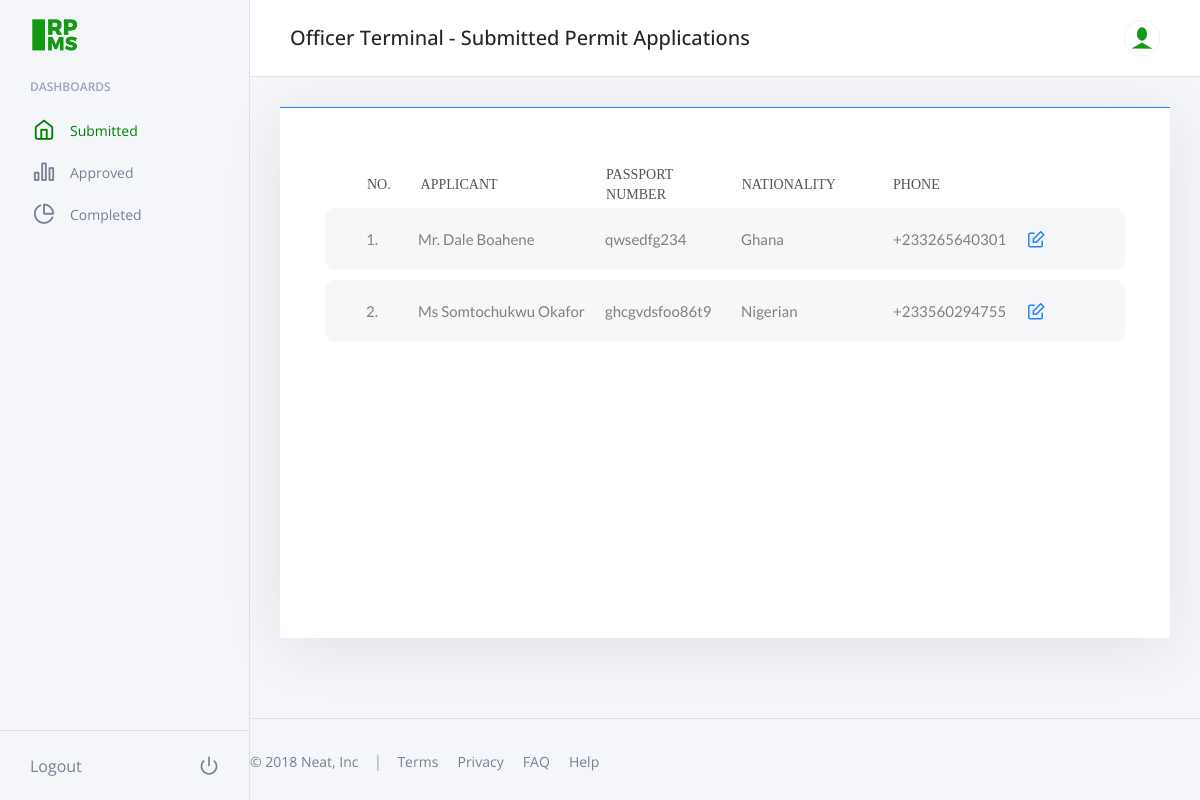
Screenshot of /admin/submitted.php (signed in) with the database file from the repository.
### tables this page shows
CREATE TABLE `permits_table` (
  `permit_id` int(11) NOT NULL,
  `user_id` int(100) NOT NULL,
  `user_email` varchar(255) NOT NULL,
  `user_firstname` varchar(20) NOT NULL,
  `user_lastname` varchar(25) NOT NULL,
  `user_title` varchar(5) NOT NULL,
  `previous_name` varchar(255) DEFAULT NULL,
  `user_passport` varchar(255) NOT NULL,
  `issue_date` date NOT NULL,
  `issue_place` varchar(255) NOT NULL,
  `expiry_date` date NOT NULL,
  `nationality` varchar(50) NOT NULL,
  `birth_date` date NOT NULL,
  `birth_place` varchar(255) NOT NULL,
  `local_address` varchar(255) NOT NULL,
  `phone` int(15) NOT NULL,
  `foreign_address` varchar(255) NOT NULL,
  `closest_relative` varchar(255) DEFAULT NULL,
  `edu_qualifications` varchar(255) DEFAULT NULL,
  `profession` varchar(75) NOT NULL,
  `profession_address` varchar(255) NOT NULL,
  `employer_name` varchar(255) DEFAULT NULL,
  `first_arrival_date` date DEFAULT NULL,
  `latest_arrival_date` date NOT NULL,
  `previous_expiry` date DEFAULT NULL,
  `apply_reason` varchar(500) NOT NULL,
  `proposed_stay_length` varchar(100) NOT NULL,
  `marital_status` varchar(20) DEFAULT NULL,
  `spouse_name` varchar(255) DEFAULT NULL,
  `spouse_nationality` varchar(100) DEFAULT NULL,
  `spouse_place_of_birth` varchar(100) DEFAULT NULL,
  `spouse_date_of_birth` date DEFAULT NULL,
  `curr_status` varchar(50) NOT NULL DEFAULT 'Submitted',
  `apply_date` date NOT NULL DEFAULT current_timestamp(),
  `pass_image` varchar(255) DEFAULT NULL,
  `pass_data` varchar(255) DEFAULT NULL,
  `letter` varchar(255) DEFAULT NULL
);

### admin/submitted.php (the view, shortened to what this page needs)
<!doctype html>
<html lang="en">
<head>
    <link rel="stylesheet" href="../css/custom.css" type="text/css">
    <link rel="stylesheet" href="../css/neat.minc619.css?v=1.0">
  	<link rel="stylesheet" type="text/css" href="../fonts/table/font-awesome-4.7.0/css/font-awesome.min.css">
    <link rel="stylesheet" href="../css/table/animate.css">
    <link rel="stylesheet" href="../css/table/select2.css">
    <link rel="stylesheet" href="../css/table/scroll/perfect-scrollbar.css">
    <link rel="stylesheet" href="../css/table/main.css?v=1.0">
    <link rel="stylesheet" href="../css/table/util.css">
    <link rel="stylesheet" href="../css/styles.css?v=1.0">
</head>
<body>
  <div class="o-page">
    <div class="o-page__sidebar js-page-sidebar">
      <aside class="c-sidebar">
        <div class="c-sidebar__brand">
          <a href="#"><img src="../img/rpms-green.png" alt="RPMS" style="height: 36px;"></a>
        </div>
        <div class="c-sidebar__body">
          <span class="c-sidebar__title">Dashboards</span>
          <ul class="c-sidebar__list">
            <li>
              <a class="c-sidebar__link" href="submitted.php" style="color: green">
                <i class="c-sidebar__icon feather icon-home"></i>Submitted
              </a>
            </li>
            <li>
              <a class="c-sidebar__link" href="./approved.php">
                <i class="c-sidebar__icon feather icon-bar-chart-2"></i>Approved
              </a>
            </li>
            <li>
              <a class="c-sidebar__link" href="./complete.php">
                <i class="c-sidebar__icon feather icon-pie-chart"></i>Completed
              </a>
            </li>
          </ul>
				</div>
        <a class="c-sidebar__footer" href="../pconfig/logout.php">
          Logout <i class="c-sidebar__footer-icon feather icon-power"></i></a>
      </aside>
    </div>
    <main class="o-page__content">
      <header class="c-navbar u-mb-medium">
        <h2 class="c-navbar__title">Officer Terminal - Submitted Permit Applications</h2>
        <div class="c-dropdown dropdown">
          <div class="c-avatar c-avatar--xsmall dropdown-toggle" id="dropdownMenuAvatar" data-toggle="dropdown" aria-haspopup="true" aria-expanded="false" role="button">
            <img class="c-avatar__img" src="../img/avatar.svg" alt="Admin">
          </div>
        </div>
      </header>
      <div class="container">
        <div class="col-md-12" >
          <div class="c-alert c-alert--info u-mb-medium">
          	<div class="container" style="min-width: 320px; align-items:center;">
                <div class="table100 ver5 m-b-110">
                <?php
                  try{
                    require_once("../pconfig/config.php");
                    $conn->setAttribute(PDO::ATTR_ERRMODE, PDO::ERRMODE_EXCEPTION);
                    $sql = "SELECT * FROM permits_table WHERE curr_status = \"Submitted\" ORDER BY permit_id";
                    $res = $conn->query($sql);
                      if($res->rowCount() > 0){
                        echo '<div class="table100-head">
                                <table>
                                  <thead>
                                    <tr class="row100 head" style="text-align: left; text-fill: #00ff00;">
                                      <th class="cell100 column1">No.</th>
                                      <th class="cell100 column2">Applicant</th>
                                      <th class="cell100 column3">Passport Number</th>
                                      <th class="cell100 column4">Nationality</th>
                                      <th class="cell100 column5">Phone</th>
                                      <th class="cell100 column6"></th>
                                    </tr>
                                  </thead>
                                </table>
                              </div>
                              <div class="table100-body js-pscroll ps ps--active-y" style="min-height:300px;">
                                  <table>
                                    <tbody>
                                      ';
                              $i = 0;
                        while($row = $res->fetch(PDO::FETCH_ASSOC)){
                          echo '<tr id="'.$row['permit_id'].'" class="row100 body" onclick="show_hide_row(\'hidden_row'.$row['permit_id'].'\');" >
                                        <td class="cell100 column1">'.++$i.'.</td>
                                        <td class="cell100 column2">'.$row['user_title'].' '.$row['user_firstname'].' '.$row['user_lastname'].'</td>
                                        <td class="cell100 column3">'.$row['user_passport'].'</td>
                                        <td class="cell100 column4">'.$row['nationality'].'</td>
                                        <td class="cell100 column5">+233'.$row['phone'].'</td>
                                        <td class="cell100 column6 c-dropdown dropdown" style="width: 100%">
                                          <span class="c-icon c-icon--medium u-md-small dropdown-toggle" id="'.$row['permit_id'].'" data-toggle="dropdown" aria-haspopup="true" aria-expanded="false" role="button">
                                            <i class="feather icon-edit"></i>
                                          <div class="c-dropdown__menu has-arrow dropdown-menu dropdown-menu-right" aria-labelledby="'.$row['permit_id'].'">
                                            <li class="c-dropdown__item dropdown-item" onclick="modify_row('.$row['permit_id'].',\'app_'.$row['permit_id'].'\')" id="app_'.$row['permit_id'].'" data-value="Approve">Approve</li>
                                            <li class="c-dropdown__item dropdown-item" onclick="modify_row('.$row['permit_id'].',\'com_'.$row['permit_id'].'\')" id="com_'.$row['permit_id'].'" data-value="Complete">Complete</li>
                                            <li class="c-dropdown__item dropdown-item" onclick="modify_row('.$row['permit_id'].',\'rej_'.$row['permit_id'].'\')" id="rej_'.$row['permit_id'].'" data-value="Reject">Reject</li>
                                          </div>
                                          </span>
                                        </td><tr id="hidden_row'.$row['permit_id'].'" class="hidden_row show">
                                        <td class="show" colspan=4>
                                          <div>
                                            <span style="color: black; font-size: 16px;">Passport Picture: </span><img style="height: 100px;" src="'.$row['pass_image'].'"/><br/>
                                            <span style="color: black; font-size: 16px;">Passport Data: </span><img style="height: 100px;" src="'.$row['pass_data'].'"/><br/>
                                            <span style="color: black; font-size: 16px;">Letter: </span><a href="'.$row['letter'].'" download="Application request letter">Download the Letter</a><br/>
                                            <span style="color: black; font-size: 16px;">Name: </span><span style="color: #555; font-size: 14px;">'.$row['user_title'].' '.$row['user_firstname'].' '.$row['user_lastname'].'</span><br/>
                                            <span style="color: black; font-size: 16px;">Email: </span><span style="color: #555; font-size: 14px;">'.$row['user_email'].'</span><br/>
                                            <span style="color: black; font-size: 16px;">Previous Name: </span><span style="color: #555; font-size: 14px;">'.$row['previous_name'].'</span><br/>
                                            <span style="color: black; font-size: 16px;">Passport Number: </span><span style="color: #555; font-size: 14px;">'.$row['user_passport'].'</span><br/>
                                            <span style="color: black; font-size: 16px;">Passport Issue Date: </span><span style="color: #555; font-size: 14px;">'.$row['issue_date'].'</span><br/>
                                            <span style="color: black; font-size: 16px;">Passport Issue Place:  </span><span style="color: #555; font-size: 14px;">'.$row['issue_place'].'</span><br/>
                                            <span style="color: black; font-size: 16px;">Passport Expiry Date: </span><span style="color: #555; font-size: 14px;">'.$row['expiry_date'].'</span><br/>
                                            <span style="color: black; font-size: 16px;">Nationality: </span><span style="color: #555; font-size: 14px;">'.$row['nationality'].'</span><br/>
                                            <span style="color: black; font-size: 16px;">Date of Birth: </span><span style="color: #555; font-size: 14px;">'.$row['birth_date'].'</span><br/>
                                            <span style="color: black; font-size: 16px;">Place of Birth: </span><span style="color: #555; font-size: 14px;">'.$row['birth_place'].'</span><br/>
                                            <span style="color: black; font-size: 16px;">Local Address: </span><span style="color: #555; font-size: 14px;">'.$row['local_address'].'</span><br/>
                                            <span style="color: black; font-size: 16px;">Phone Number: </span><span style="color: #555; font-size: 14px;">'.$row['phone'].'</span><br/>
                                            <span style="color: black; font-size: 16px;">Foreign Address: </span><span style="color: #555; font-size: 14px;">'.$row['foreign_address'].'</span><br/>
                                            <span style="color: black; font-size: 16px;">Closest Relative: </span><span style="color: #555; font-size: 14px;">'.$row['closest_relative'].'</span><br/>
                                            <span style="color: black; font-size: 16px;">Educational Qualifications: </span><span style="color: #555; font-size: 14px;">'.$row['edu_qualifications'].'</span><br/>
                                            <span style="color: black; font-size: 16px;">Profession: </span><span style="color: #555; font-size: 14px;">'.$row['profession'].'</span><br/>
                                            <span style="color: black; font-size: 16px;">Work/Institution Adddress: </span><span style="color: #555; font-size: 14px;">'.$row['profession_address'].'</span><br/>
                                            <span style="color: black; font-size: 16px;">Employer Name: </span><span style="color: #555; font-size: 14px;">'.$row['employer_name'].'</span><br/>
                                            <span style="color: black; font-size: 16px;">First Arrival Date: </span><span style="color: #555; font-size: 14px;">'.$row['first_arrival_date'].'</span><br/>
                                            <span style="color: black; font-size: 16px;">Latest Arrival Date: </span><span style="color: #555; font-size: 14px;">'.$row['latest_arrival_date'].'</span><br/>
                                            <span style="color: black; font-size: 16px;">Previous Expiry Date: </span><span style="color: #555; font-size: 14px;">'.$row['previous_expiry'].'</span><br/>
                                            <span style="color: black; font-size: 16px;">Reason for Application: </span><span style="color: #555; font-size: 14px;">'.$row['apply_reason'].'</span><br/>
                                            <span style="color: black; font-size: 16px;">Proposed Length of Stay(Years): </span><span style="color: #555; font-size: 14px;">'.$row['proposed_stay_length'].'</span><br/>
                                            <span style="color: black; font-size: 16px;">Marital Status: </span><span style="color: #555; font-size: 14px;">'.$row['marital_status'].'</span>';
                        }
                          echo '
                                    </tbody>
                                  </table>
                                </div><div class="ps__rail-y" style="top: 0; height: 0; right: 0px;"><div class="ps__thumb-y" tabindex="0" style="top: 0px; height: 0px;"></div></div>';
                      } else{echo "There are currently no submitted applications.";}
                  }catch(PDOException $e){
                      echo "<script type='text/javascript'>alert('".$e->getMessage()."');</script>";
                  }
                ?>
                </div>
              </div>
	          </div>
	        </div>
        </div>
	      <div class="row">
          <div class="col-12">
	            <footer class="c-footer">
	              <p>© 2018 Neat, Inc</p>
	              <span class="c-footer__divider">|</span>
	              <nav>
	                <a class="c-footer__link" href="#">Terms</a>
	                <a class="c-footer__link" href="#">Privacy</a>
	                <a class="c-footer__link" href="#">FAQ</a>
	                <a class="c-footer__link" href="#">Help</a>
	              </nav>
	            </footer>
	          </div>
	      </div>
		</div>
</body>
</html>

### rows the page displays
permits_table: user_title "Mr.", user_firstname "Dale", user_lastname "Boahene", user_passport "qwsedfg234", nationality "Ghana", phone "265640301"
permits_table: user_title "Ms", user_firstname "Somtochukwu", user_lastname "Okafor", user_passport "ghcgvdsfoo86t9", nationality "Nigerian", phone "560294755"
